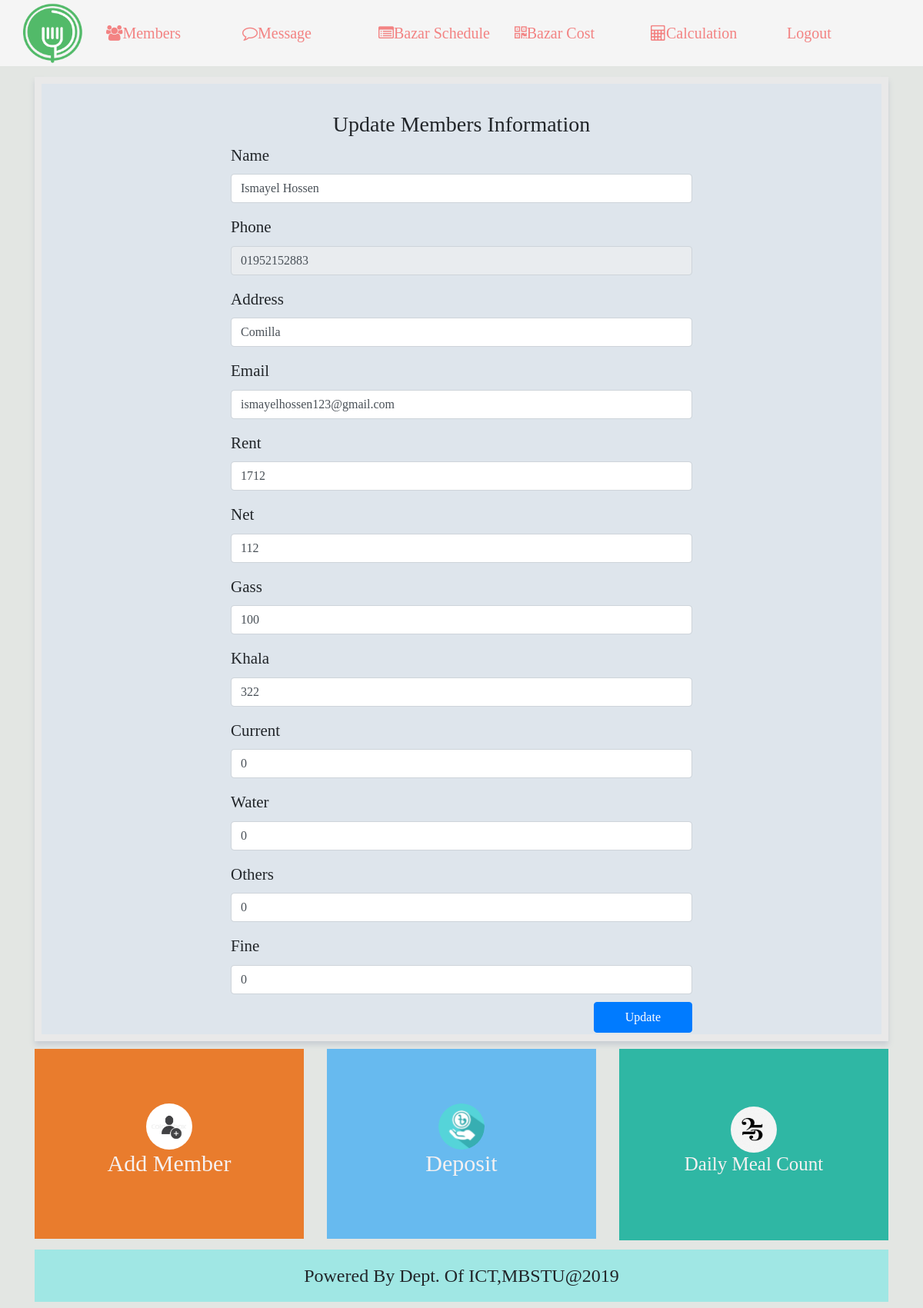
The page /addothers.php?update=01952152883 (signed in) on the database its author committed.
### tables this page shows
CREATE TABLE `addmember` (
  `id` int(11) NOT NULL,
  `name` varchar(50) NOT NULL DEFAULT 'NOT NULL',
  `phone` varchar(20) DEFAULT NULL,
  `blood` varchar(100) NOT NULL,
  `address` varchar(80) NOT NULL,
  `email` text NOT NULL,
  `rent` float NOT NULL DEFAULT 0,
  `net` float DEFAULT 0,
  `gass` float NOT NULL DEFAULT 0,
  `khala` float NOT NULL DEFAULT 0,
  `water` float NOT NULL DEFAULT 0,
  `current1` float NOT NULL DEFAULT 0,
  `others` float NOT NULL DEFAULT 0,
  `fine` int(11) NOT NULL DEFAULT 0
);

### database/Connection.php (called while the page is built, shortened)
<?php
Class Database{
	public $host   = DB_HOST;
	public $user   = DB_USER;
	public $pass   = DB_PASS;
	public $dbname = DB_NAME;
	public $link;
	private function connectDB(){
	$this->link = new mysqli($this->host, $this->user, $this->pass, $this->dbname);
 }
	public function select($query){
		$result = $this->link->query($query) or die($this->link->error.__LINE__);
		if($result){
			return $result;
		} else {
			return false;
		}
	}
}

### database/Session.php (called while the page is built, shortened)
<?php
    class Session{
     public static function get($key){
      if (isset($_SESSION[$key])) {
       return $_SESSION[$key];
      } else {
       return false;
      }
     }
    }

### addothers.php (the view, shortened to what this page needs)
<?php
     include_once 'database/Session.php';
    ?>
<?php
      include_once 'database/Connection.php';
        $ob=new Database();
    ?>
<!DOCTYPE html>
<html lang="en">
<head>
   <link rel="stylesheet" href="css/bootstrap.min.css">
   <link rel="stylesheet" href="css/stylem.css">
    <link href="//maxcdn.bootstrapcdn.com/font-awesome/4.7.0/css/font-awesome.min.css" rel="stylesheet">
</head>
<body>
<nav class="navbar navbar-expand-md  navbar-dark mx-auto sticky-top " style="background: #F5F5F5;clear: both;" >
  <a class="navbar-brand" href="#"><img src="img/logo1.png"></a>
  <div class="collapse navbar-collapse " id="navbarNavDropdown">
    <ul class="navbar-nav ml-auto ">
       <?php
        $email=Session::get("email");
        $query="SELECT* FROM addmember WHERE email='$email' ";
         $result=$ob->select($query);
         $row=mysqli_num_rows($result);
         if($row>0){
      ?>
      <li class="nav-item ">
        <a class="nav-link" href="members.php"><i class="fa fa-users"></i>Members<span class="sr-only">(current)</span></a>
      </li>
      <li class="nav-item ">
        <a class="nav-link" href="remessage.php"><i class="fa fa-comment-o"></i>Message<span class="sr-only">(current)</span></a>
      </li>
      <?php };?>
      <li class="nav-item ">
        <a class="nav-link" href="bazarshedule.php"><i class="fa fa-list-alt"></i>Bazar Schedule <span class="sr-only">(current)</span></a>
      </li>
        <li class="nav-item ">
        <a class="nav-link" href="bazarcost.php"><i class="fa fa-qrcode"></i>Bazar Cost <span class="sr-only">(current)</span></a>
      </li>
       <li class="nav-item ">
        <a class="nav-link" href="transition1.php"><i class="fa fa-calculator"></i>Calculation<span class="sr-only">(current)</span></a>
      </li>
       <li class="nav-item ">
        <a class="nav-link" href="?action=logout">Logout <span class="sr-only">(current)</span></a>
      </li>
    </ul>
  </div>
</nav>
<div class="container">
<div class="addform">
  <h3 style="text-align:center;">Update Members Information</h3>
  <form class="formmain" method="post" enctype="multipart/form-data">
 <?php if(isset($_GET['update'])){
  $phone=$_GET['update'];
  $query1="SELECT*FROM addmember WHERE phone='$phone' ";
  $result1=$ob->select($query1);
  $row1=$result1->fetch_assoc();
 }?>
   <div class="form-group">
    <label for="pwd">Name</label>
  <input class="form-control"  name="name" value="<?php echo $row1['name'];?>">
  </div>
  <div class="form-group">
    <label for="pwd">Phone</label>
  <input class="form-control"  name="phone" readonly="" value="<?php echo $row1['phone'];?>">
  </div>
  <div class="form-group">
    <label for="pwd">Address</label>
  <input class="form-control"  name="address" value="<?php echo $row1['address'];?>">
  </div>
  <div class="form-group">
    <label for="pwd">Email</label>
  <input class="form-control"  name="blood" value="<?php echo $row1['blood'];?>">
  </div>
  <div class="form-group">
    <label for="pwd">Rent</label>
  <input class="form-control"  name="rent" value="<?php echo $row1['rent'];?>">
  </div>
  <div class="form-group">
    <label for="pwd">Net</label>
  <input class="form-control"  name="net" value="<?php echo $row1['net'];?>">
  </div>
  <div class="form-group">
    <label for="pwd">Gass</label>
  <input class="form-control"  name="gass" value="<?php echo $row1['gass'];?>">
  </div>
  <div class="form-group">
    <label for="pwd">Khala</label>
  <input class="form-control"  name="khala" value="<?php echo $row1['khala'];?>">
  </div>
  <div class="form-group">
    <label for="pwd">Current</label>
  <input class="form-control"  name="current" value="<?php echo $row1['current1'];?>">
  </div>
  <div class="form-group">
    <label for="pwd">Water</label>
  <input class="form-control"  name="water" value="<?php echo $row1['water'];?>">
  </div>
  <div class="form-group">
    <label for="pwd">Others</label>
  <input class="form-control"  name="others" value="<?php echo $row1['others'];?>">
  </div>
   <div class="form-group">
    <label for="pwd">Fine</label>
  <input class="form-control"  name="fine" value="<?php echo $row1['fine'];?>">
  </div>
      <input type="submit" class="btn btn-primary mb-2" style="float: right;margin-top:-6px;padding: 7px 40px;" name="submit" value="Update">
</form>
  </div>
</div>
<div class="container">
<div class="row addextra" style="margin-bottom:4px">
          <div class="col-md-4">
            <div class="animated slideInLeft yourElement">
            <h4 class="bb" style=" background: #ea721ae6; padding: 80px; color: #f9f9f9;text-align: center;font-size: 30px;"><a href="addmember.php" style="text-decoration:none;color:#f6f1f1"><img class="img1" src="img/add.jpg"> Add Member</a> </h4>
          </div>
          </div>
           <div class="col-md-4">
           <div class="animated flip yourElement1">
            <h4 class="bb" style="background: #67baef;padding: 80px; color: #f9f9f9;text-align: center;font-size: 30px;"><a href="deposit.php" style="text-decoration:none;color:#f6f1f1"><img class="img1" src="img/deposit.png"> Deposit</a></h4>
          </div>
          </div>
           <div class="col-md-4">
            <div class="animated slideInRight yourElement2">
           <h4 class="bb" style="background:#2fb7a4;padding: 84px; color: #f9f9f9;text-align: center;font-size: 25px;"><a href="mcount.php" style="text-decoration:none;color:#f6f1f1"><img class="img1" src="img/daily.jpg">  Daily Meal Count</a></h4>
          </div>
          </div>
  </div>
</div>
<div class="container">
  <h4 style="text-align: center;padding: 20px 10px;background: #a0e7e4">Powered By Dept. Of ICT,MBSTU@2019</h4>
</div>
</body>
</html>

### css/stylem.css (style rules this page uses)
.navbar-brand { display: inline-block; padding-top: .3125rem; padding-bottom: .3125rem; margin-right: 1rem; font-size: 40px; line-height: inherit; white-space: nowrap; }
body { background:#E3E6E3; font-family:'Acme'; }
.navbar-dark .navbar-nav .nav-link { color: rgba(255, 255, 255, 0.5); font-size: 20px; padding: 10px 16px; }

### addothers.php (style rules this page uses)
body { font-family:'Acme'; font-family: "Times New Roman", Times, serif; }
.navbar-dark .navbar-nav .nav-item { width:177px; }
label { display: inline-block; margin-bottom: 0.5rem; font-size: 21px; font-family: 'Acme'; text-align: center; }
.navbar-dark .navbar-brand { color:red; width: 70px; height: 70px; border-radius: 50px; }
img { vertical-align: middle; border-style: none; width: 99px; height: 82px; border-radius: 50px; margin: 0 auto; display: block; margin-top: -9px; }
.navbar-dark .navbar-nav .nav-link { color: rgba(242, 18, 18, 0.5); font-size: 20px; padding: 10px 16px; }
.addform { border: 9px solid #e9e9e9; padding: 36px 10px; box-shadow: 0px 5px 7px #c9ced4; margin-bottom: 10px; margin-top: 14px; background: #dee5ec; }
.formmain { max-width: 600px; margin: 0px auto; display: block; }
.img1 { vertical-align: middle; border-style: none; width: 60px; height: 60px; border-radius: 50px; margin: 0 auto; display: block; margin-top: -9px; }

### rows shown on the page
addmember: name "Ismayel Hossen", phone "01952152883", address "Comilla", blood "ismayelhossen123@gmail.com", rent "1712", net "112", gass "100", khala "322", current "0", water "0", others "0", fine "0"
